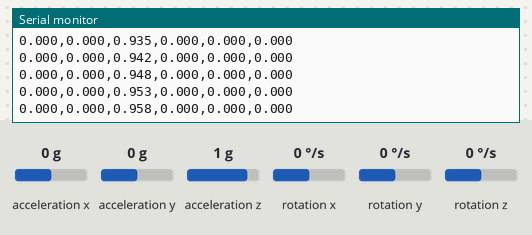
Bench run of a sketch on a simulated Arduino Uno, built with avr-gcc and run on an emulated ATmega328P. On the bench: the last lines printed to the serial monitor. Inputs (shaded band) come from the test bench; at power-on: acceleration x 0 g, acceleration y 0 g, acceleration z 1 g, rotation x 0 °/s, rotation y 0 °/s, rotation z 0 °/s.

Above: at 3.9 s.
4.0 s: acceleration x set to -1.4 g
At 5.1 s:
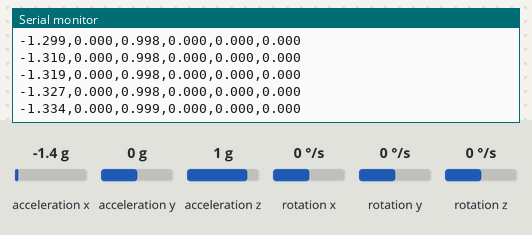
5.5 s: acceleration y set to -1.4 g
At 6.3 s:
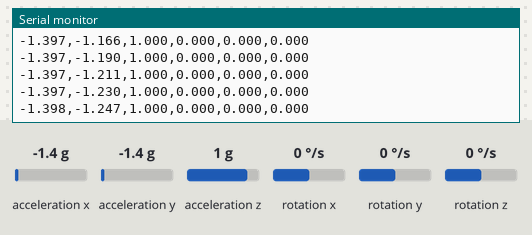
7.0 s: acceleration y set to 0.8 g
At 7.6 s:
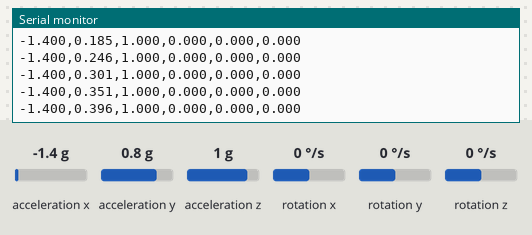
10.0 s: acceleration z set to -1.4 g
At 11.1 s:
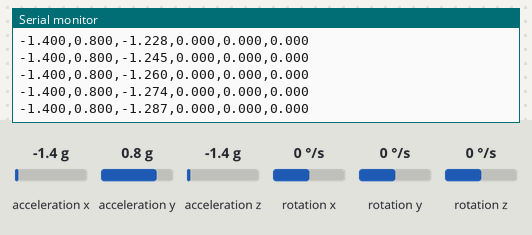
11.5 s: rotation x set to -192 °/s
At 12.3 s:
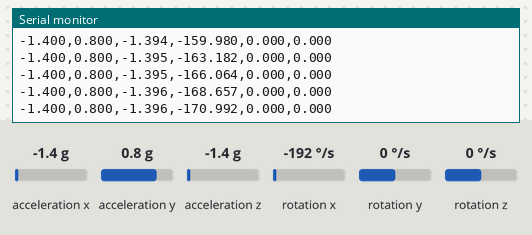
Timing chart, 0 to 14.0 s (numbered marks = the images above; inputs shaded):
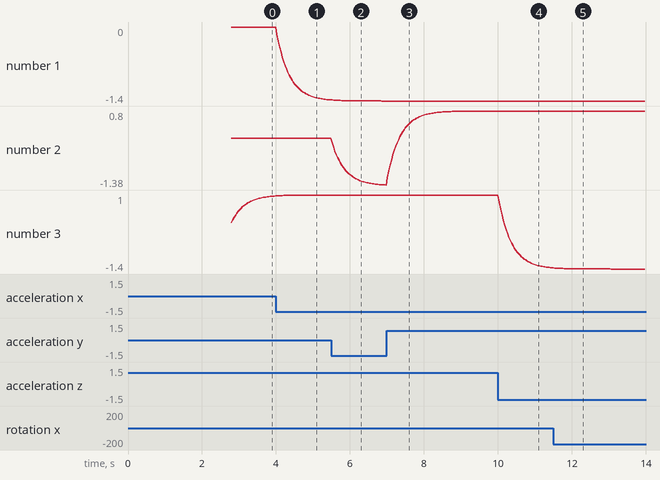

The sketch:

32_Hz_Basic_MPU6050_Code..ino
```cpp
#include <Wire.h>
#include <MPU6050.h>
MPU6050 mpu;
float ax, ay, az, gx, gy, gz;
float ax_offset = 0, ay_offset = 0, az_offset = 0;
float gx_offset = 0, gy_offset = 0, gz_offset = 0;
float alpha = 0.9; // Smoothing factor
float smoothed_ax = 0, smoothed_ay = 0, smoothed_az = 0;
float smoothed_gx = 0, smoothed_gy = 0, smoothed_gz = 0;
void setup() {
  Serial.begin(115200);
  Wire.begin();
  mpu.initialize();
  if (!mpu.testConnection()) {
    Serial.println("MPU6050 connection failed!");
    while (1);
  }
  Serial.println("Calibrating... Keep device still...");
  delay(1000);
  calibrateSensor();
  Serial.println("Calibration done.");
}
void loop() {
  int16_t raw_ax, raw_ay, raw_az;
  int16_t raw_gx, raw_gy, raw_gz;
  mpu.getMotion6(&raw_ax, &raw_ay, &raw_az, &raw_gx, &raw_gy, &raw_gz);
  // Convert to 'g' and '°/s' units
  ax = (raw_ax - ax_offset) / 16384.0;
  ay = (raw_ay - ay_offset) / 16384.0;
  az = (raw_az - az_offset) / 16384.0;
  gx = (raw_gx - gx_offset) / 131.0;
  gy = (raw_gy - gy_offset) / 131.0;
  gz = (raw_gz - gz_offset) / 131.0;
  // Apply smoothing
  smoothed_ax = alpha * smoothed_ax + (1 - alpha) * ax;
  smoothed_ay = alpha * smoothed_ay + (1 - alpha) * ay;
  smoothed_az = alpha * smoothed_az + (1 - alpha) * az;
  smoothed_gx = alpha * smoothed_gx + (1 - alpha) * gx;
  smoothed_gy = alpha * smoothed_gy + (1 - alpha) * gy;
  smoothed_gz = alpha * smoothed_gz + (1 - alpha) * gz;
  // Print in Edge Impulse format
  Serial.print(smoothed_ax, 3); Serial.print(",");
  Serial.print(smoothed_ay, 3); Serial.print(",");
  Serial.print(smoothed_az, 3); Serial.print(",");
  Serial.print(smoothed_gx, 3); Serial.print(",");
  Serial.print(smoothed_gy, 3); Serial.print(",");
  Serial.println(smoothed_gz, 3);
  delay(30); // 20 Hz sampling
}
void calibrateSensor() {
  long ax_sum = 0, ay_sum = 0, az_sum = 0;
  long gx_sum = 0, gy_sum = 0, gz_sum = 0;
  const int samples = 200;
  for (int i = 0; i < samples; i++) {
    int16_t raw_ax, raw_ay, raw_az, raw_gx, raw_gy, raw_gz;
    mpu.getMotion6(&raw_ax, &raw_ay, &raw_az, &raw_gx, &raw_gy, &raw_gz);
    ax_sum += raw_ax;
    ay_sum += raw_ay;
    az_sum += raw_az - 16384; // compensate for gravity
    gx_sum += raw_gx;
    gy_sum += raw_gy;
    gz_sum += raw_gz;
    delay(5);
  }
  ax_offset = ax_sum / samples;
  ay_offset = ay_sum / samples;
  az_offset = az_sum / samples;
  gx_offset = gx_sum / samples;
  gy_offset = gy_sum / samples;
  gz_offset = gz_sum / samples;
}
```

Measured:
- after the input at 4.0 s, the serial monitor: prints a new line at once (image 1)
- after the input at 10.0 s, the serial monitor: prints a new line at once (image 4)
- plotted number 1: 0 → -1.38 after the input at 4.0 s
- plotted number 3: 1 → -1.36 after the input at 10.0 s
